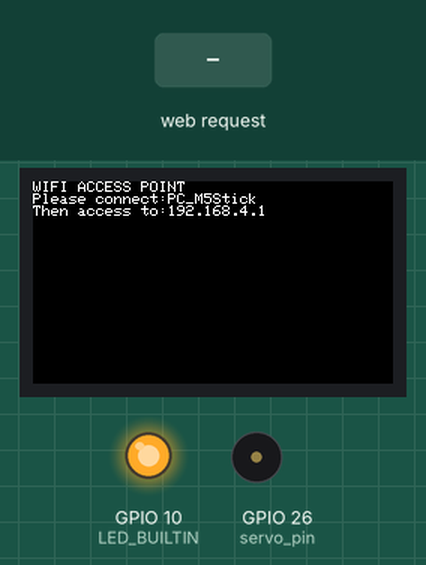
A sketch run on a simulated ESP32. On the bench: 240×135 colour display, output pins drawn as LEDs (lit = HIGH), buzzer (waves = sounding). The inputs (shaded band) are chosen by the test bench. What the sketch prints to the serial monitor is not drawn.

Above: at 1.3 s.
1.4 s: HTTP request GET /Play received
At 2.6 s:
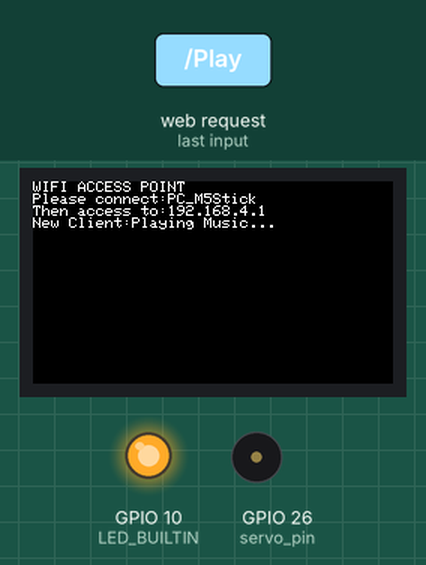
At 3.1 s:
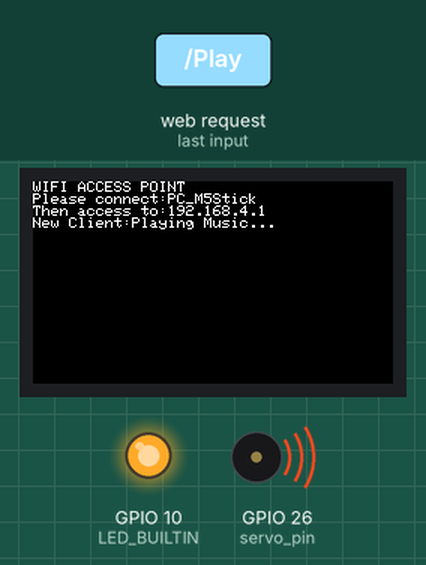
Timing chart, 0 to 4.6 s (numbered marks = the images above; inputs shaded):
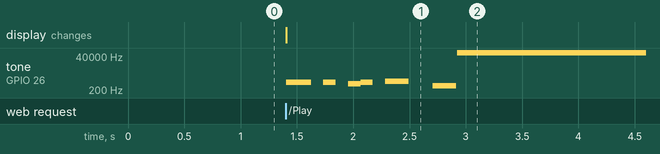

The sketch:

Music.ino
```cpp
// (licence header left out)
#include <M5StickCPlus.h>
#include <WiFi.h>
#include <WiFiClient.h>
#include <WiFiAP.h>

#define LED_BUILTIN 10

const char* SSID = "PC_M5Stick";
WiFiServer server(80);


// PC Start
const int servo_pin = 26;
int freq            = 50;
int ledChannel      = 0;
int resolution      = 10;
// PC End
void setup() {
    M5.begin();
    M5.lcd.setRotation(3);
    M5.lcd.println("WIFI ACCESS POINT");  // Screen print string. 屏幕打印字符串
    M5.lcd.printf("Please connect:%s \nThen access to:", SSID);
    WiFi.softAP(
        SSID);  // You can remove the password parameter if you want the AP
                    // to be open.  如果你想建立开放式热点,可以删除密码
    IPAddress myIP = WiFi.softAPIP();  // Get the softAP interface IP address.
                                       // 获取AP接口IP地址
    M5.lcd.println(myIP);
    server.begin();  // Start the established Internet of Things network server.
                     // 启动建立的物联网网络服务器
    // PC Start
    // Set the LED pin as an output
    pinMode(LED_BUILTIN, OUTPUT);
    // Turn the led off
    digitalWrite(LED_BUILTIN, HIGH);

    ledcSetup(ledChannel, freq, resolution);
    ledcAttachPin(servo_pin, ledChannel);
    ledcWrite(ledChannel, 0);  // 0°
}

void loop() {
    WiFiClient client =
        server
            .available();  // listen for incoming clients.
                           // 检查有没有设备通过网络向M5Stack网络服务器发送请求

    if (client) {  // if you get a client.  如果收到请求
        M5.lcd.print("New Client:");
        String currentLine =
            "";  // make a String to hold incoming data from the client.
                 // 创建一个String来保存来自客户端的传入数据
        while (client.connected()) {  // loop while the client's
                                      // connected,continuously receiving data.
                                      // 在客户端连接时进行循环,不断接收数据
            if (client.available()) {  // if there's bytes to read from the
                                       // client.  如果有数据可读取
                char c =
                    client.read();  // store the read a byte.  存储读取到的数据
                Serial.write(c);
                if (c == '\n') {  // if the byte is a newline character.
                                  // 如果读取到的字节为换行符
                    // \n is the end of the client'S HTTP request, indicating
                    // that the client has sent a new request \n
                    // 是客户端HTTP请求的结尾，说明客户端发来新请求:
                    if (currentLine.length() == 0) {
                        // Here are the instructions to create a page.
                        // 下面是创建一个页面的指令

                        // HTTP headers always start with a response code (e.g.
                        // HTTP/1.1 200 OK) HTTP的开头总是以响应代码开始(例如
                        // HTTP/1.1 200 OK) and a content-type so the client
                        // knows what's coming, then a blank line:
                        //然后是content-type，这样客户端就知道接下来会发生什么，然后是空行:
                        client.println("HTTP/1.1 200 OK");
                        client.println("Content-type:text/html");
                        client.println();

                        // the content of the HTTP response follows the header:
                        // HTTP页面显示的内容跟在开头后面:
                        // /High and /Low are the data received when clicking
                        // the corresponding connection, which can be replaced.
                        //  /High和/Low 为点击对应连接时接收到的数据,可更换
                        client.print(
                            "<button onclick=\"window.location.href='/Play'\">Play Music</button>");

                        // The HTTP response ends with another blank line:
                        // HTTP响应以空行结束:
                        client.println();
                        // break out of the while loop:退出循环
                        break;
                    } else {  // if you got a newline, then clear
                              // currentLine:如果得到新的一行,那么清除当前行
                        currentLine = "";
                    }
                } else if (c !=
                           '\r') {  // if you got anything else but a carriage
                                    // return character.
                                    // 如果你得到了除了回车符以外的其他字符，
                    currentLine += c;  // add it to the end of the currentLine.
                                       // 将它添加到currentLine的末尾
                }

                // Check to see if the client request was "GET /H" or "GET /L":
                // 检查客户端请求是“GET /High”还是“GET /Low”:
                if (currentLine.endsWith("GET /Play")) {
                    M5.Lcd.print("Playing Music...\n");
                    // PC Change Bellow
                    playMusic();
                }
            }
        }
        client.stop();  // close the connection.  关闭连接
    }
}

void playMusic(){
    // Notes:
    // EE E CE G g

    // Key:
    //   c     262 Hz
    //   d     294 Hz
    //   e     330 Hz
    //   f     349 Hz
    //   g     392 Hz
    //   a     440 Hz
    //   b     494 Hz
    //   C     523 Hz

    int i, duration;
    int notes[] = {659,659,0,659,0,523,659,0,784,0,392};
    int beats[] = {1,1,1,1,1,1,1,1,2,2,2};
    int songLength = sizeof(notes);
    int tempo = 100;


  for (i = 0; i < songLength; i++) // step through the song arrays
  {
    duration = beats[i] * tempo;  // length of note/rest in ms
    ledcWriteTone(ledChannel, notes[i]);
    delay(duration);            // wait for tone to finish

    delay(tempo/10);              // brief pause between notes
  }
}
```

Measured:
- after the input at 1.4 s, tone on GPIO 26 (servo_pin): plays 659 Hz for 0.22 s, 659 Hz for 0.11 s, 523 Hz for 0.11 s, 659 Hz for 0.11 s, 784 Hz for 0.21 s, 392 Hz for 0.21 s … (7 notes in this stretch), starting at once; the display: changes at once (image 1)
